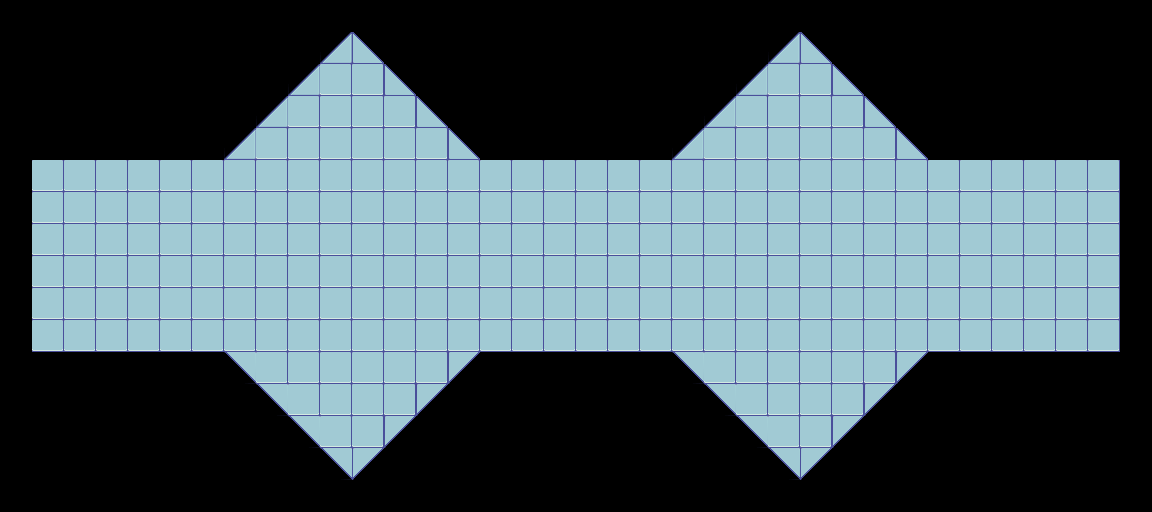

A 2D game scene composited from a Tiled map and its tileset images. What follows is a short description and the map's XML, with each tile layer's data collapsed to a summary:
An orthogonal 36x16 tile map with 32x32 px tiles, 2 tile layers (bgLayer, containerLayer) and 32 objects (8x wall, 4x northeastDoor, 4x southwestDoor, 3x southDoor, 2x westDoor, ...).

<map version="1.0" orientation="orthogonal" renderorder="right-down" width="36" height="16" tilewidth="32" tileheight="32" nextobjectid="34">
 <tileset firstgid="1" name="scifitiles-sheet" tilewidth="32" tileheight="32" tilecount="84" columns="14">
  <image source="scifitiles-sheet.png" trans="ff00ff" width="448" height="192" />
 </tileset>
 <layer name="bgLayer" width="36" height="16">
  <data>[576 cells, 284 non-empty, 5 distinct tile ids]</data>
 </layer>
 <layer name="containerLayer" width="36" height="16">
  <data>[576 cells, 0 non-empty, 0 distinct tile ids]</data>
 </layer>
 <objectgroup name="objects">
  <object id="1" name="westDoor" gid="43" x="12.5834" y="286.917" width="32" height="32">
   <properties>
    <property name="closed" type="bool" value="true" />
    <property name="sprite" value="vertDoor" />
    <property name="type" value="westDoor" />
   </properties>
  </object>
  <object id="2" name="westDoor" gid="43" x="12.75" y="253.75" width="32" height="32">
   <properties>
    <property name="closed" type="bool" value="true" />
    <property name="sprite" value="vertDoor" />
    <property name="type" value="westDoor" />
   </properties>
  </object>
  <object id="3" name="westStart" x="57.5" y="231.5" width="49" height="49">
   <properties>
    <property name="type" value="westStart" />
   </properties>
  </object>
  <object id="4" name="northeastDoor" gid="43" x="543.417" y="173" width="32" height="32">
   <properties>
    <property name="closed" type="bool" value="true" />
    <property name="sprite" value="horiDoor" />
    <property name="type" value="northDoor" />
   </properties>
  </object>
  <object id="5" name="northDoor" gid="43" x="574.917" y="173.5" width="32" height="32">
   <properties>
    <property name="closed" type="bool" value="true" />
    <property name="sprite" value="horiDoor" />
    <property name="type" value="northDoor" />
   </properties>
  </object>
  <object id="7" name="northStart" x="548.833" y="184.833" width="49" height="49">
   <properties>
    <property name="type" value="northStart" />
   </properties>
  </object>
  <object id="8" name="eastDoor" gid="43" x="1110.92" y="255.167" width="32" height="32">
   <properties>
    <property name="closed" type="bool" value="true" />
    <property name="sprite" value="horiDoor" />
    <property name="type" value="eastDoor" />
   </properties>
  </object>
  <object id="9" name="eastDoor" gid="43" x="1110.42" y="286.167" width="32" height="32">
   <properties>
    <property name="closed" type="bool" value="true" />
    <property name="sprite" value="horiDoor" />
    <property name="type" value="eastDoor" />
   </properties>
  </object>
  <object id="10" name="eastStart" x="1048.17" y="228.833" width="49" height="49">
   <properties>
    <property name="type" value="eastStart" />
   </properties>
  </object>
  <object id="11" name="southwestDoor" gid="43" x="546.667" y="370.833" width="32" height="32">
   <properties>
    <property name="closed" type="bool" value="true" />
    <property name="sprite" value="vertDoor" />
    <property name="type" value="southeastDoor" />
   </properties>
  </object>
  <object id="12" name="southDoor" gid="43" x="578.667" y="370.833" width="32" height="32">
   <properties>
    <property name="closed" type="bool" value="true" />
    <property name="sprite" value="vertDoor" />
    <property name="type" value="southDoor" />
   </properties>
  </object>
  <object id="13" name="southStart" x="549.5" y="280.167" width="49" height="49">
   <properties>
    <property name="type" value="southStart" />
   </properties>
  </object>
  <object id="14" name="northwestDoor" gid="43" x="127.083" y="174.25" width="32" height="32">
   <properties>
    <property name="closed" type="bool" value="true" />
    <property name="sprite" value="horiDoor" />
    <property name="type" value="northwestDoor" />
   </properties>
  </object>
  <object id="15" name="northwestDoor" gid="43" x="95.5833" y="173.75" width="32" height="32">
   <properties>
    <property name="closed" type="bool" value="true" />
    <property name="sprite" value="horiDoor" />
    <property name="type" value="northwestDoor" />
   </properties>
  </object>
  <object id="16" name="northStart" x="100.833" y="186.167" width="49" height="49">
   <properties>
    <property name="type" value="northwestStart" />
   </properties>
  </object>
  <object id="17" name="northeastDoor" x="997.666" y="184.083" width="49" height="49">
   <properties>
    <property name="type" value="northeastDoor" />
   </properties>
  </object>
  <object id="18" name="northeastDoor" gid="43" x="1023.75" y="171.75" width="32" height="32">
   <properties>
    <property name="closed" type="bool" value="true" />
    <property name="sprite" value="horiDoor" />
    <property name="type" value="northeastDoor" />
   </properties>
  </object>
  <object id="19" name="northeastDoor" gid="43" x="992.25" y="172.25" width="32" height="32">
   <properties>
    <property name="closed" type="bool" value="true" />
    <property name="sprite" value="horiDoor" />
    <property name="type" value="northeastDoor" />
   </properties>
  </object>
  <object id="20" name="southDoor" gid="43" x="1026.67" y="375.333" width="32" height="32">
   <properties>
    <property name="closed" type="bool" value="true" />
    <property name="sprite" value="vertDoor" />
    <property name="type" value="southDoor" />
   </properties>
  </object>
  <object id="21" name="southStart" x="997.5" y="284.667" width="49" height="49">
   <properties>
    <property name="type" value="southStart" />
   </properties>
  </object>
  <object id="22" name="southDoor" gid="43" x="994.667" y="375.333" width="32" height="32">
   <properties>
    <property name="closed" type="bool" value="true" />
    <property name="sprite" value="vertDoor" />
    <property name="type" value="southDoor" />
   </properties>
  </object>
  <object id="23" name="southwestDoor" gid="43" x="127.333" y="376.666" width="32" height="32">
   <properties>
    <property name="closed" type="bool" value="true" />
    <property name="sprite" value="vertDoor" />
    <property name="type" value="southwestDoor" />
   </properties>
  </object>
  <object id="24" name="southwestDoor" x="98.1663" y="286" width="49" height="49">
   <properties>
    <property name="type" value="southwestDoor" />
   </properties>
  </object>
  <object id="25" name="southwestDoor" gid="43" x="95.3333" y="376.666" width="32" height="32">
   <properties>
    <property name="closed" type="bool" value="true" />
    <property name="sprite" value="vertDoor" />
    <property name="type" value="southwestDoor" />
   </properties>
  </object>
  <object id="26" name="wall" x="95.3333" y="160.667">
   <properties>
    <property name="type" value="wall" />
   </properties>
   <polyline points="0,0 -62,0 -62.6667,60" />
  </object>
  <object id="27" name="wall" x="32" y="282.667">
   <properties>
    <property name="type" value="wall" />
   </properties>
   <polyline points="0,0 0,68 61.3333,68.6667" />
  </object>
  <object id="28" name="wall" x="157.333" y="157.333">
   <properties>
    <property name="type" value="wall" />
   </properties>
   <polyline points="0,0 64,0 194,-124.667 322.667,0.666667 385.333,0.666667" />
  </object>
  <object id="29" name="wall" x="159.333" y="351.333">
   <properties>
    <property name="type" value="wall" />
   </properties>
   <polyline points="0,0 66.6667,1.33333 191.333,124.667 317.333,0.666667 387.333,-0.666667" />
  </object>
  <object id="30" name="wall" x="607.333" y="159.333">
   <properties>
    <property name="type" value="wall" />
   </properties>
   <polyline points="0,0 64,0 192.667,-126.667 318,-0.666667 384.667,0" />
  </object>
  </objectgroup>
</map>
<!-- 3 of 32 objects omitted -->